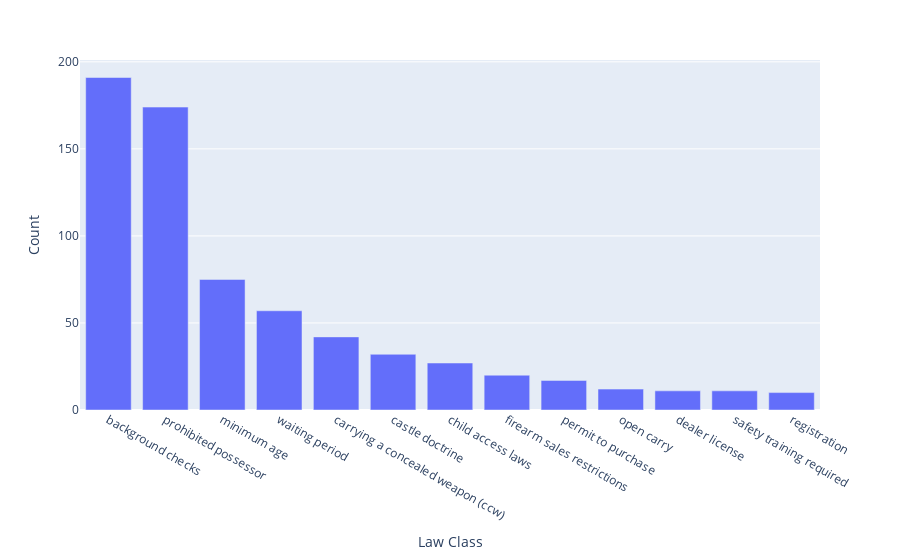

The notebook cell this image was saved under:
### Code cell
test = laws.groupby('Law Class').count().reset_index()
test = test[['Law Class','Law ID']]
test = test.rename(columns={'Law ID': 'Count'})
test = test.sort_values(by=['Count'],ascending=False)

fig = px.bar(test,x="Law Class",y='Count')

fig.show()

### Figure 1 — Plotly figure (JSON) as saved in the notebook; plotly's stock layout.template omitted (floating-point values rounded to 4 significant figures)
{"data": [{"alignmentgroup": "True", "hovertemplate": "Law Class=%{x}<br>Count=%{y}<extra></extra>", "legendgroup": "", "marker": {"color": "#636efa", "pattern": {"shape": ""}}, "name": "", "offsetgroup": "", "orientation": "v", "showlegend": false, "textposition": "auto", "type": "bar", "x": ["background checks", "prohibited possessor", "minimum age", "waiting period", "carrying a concealed weapon (ccw)", "castle doctrine", "child access laws", "firearm sales restrictions", "permit to purchase", "open carry", "dealer license", "safety training required", "registration"], "xaxis": "x", "y": [191, 174, 75, 57, 42, 32, 27, 20, 17, 12, 11, 11, 10], "yaxis": "y"}], "layout": {"barmode": "relative", "legend": {"tracegroupgap": 0}, "margin": {"t": 60}, "xaxis": {"anchor": "y", "domain": [0, 1], "title": {"text": "Law Class"}}, "yaxis": {"anchor": "x", "domain": [0, 1], "title": {"text": "Count"}}}}
